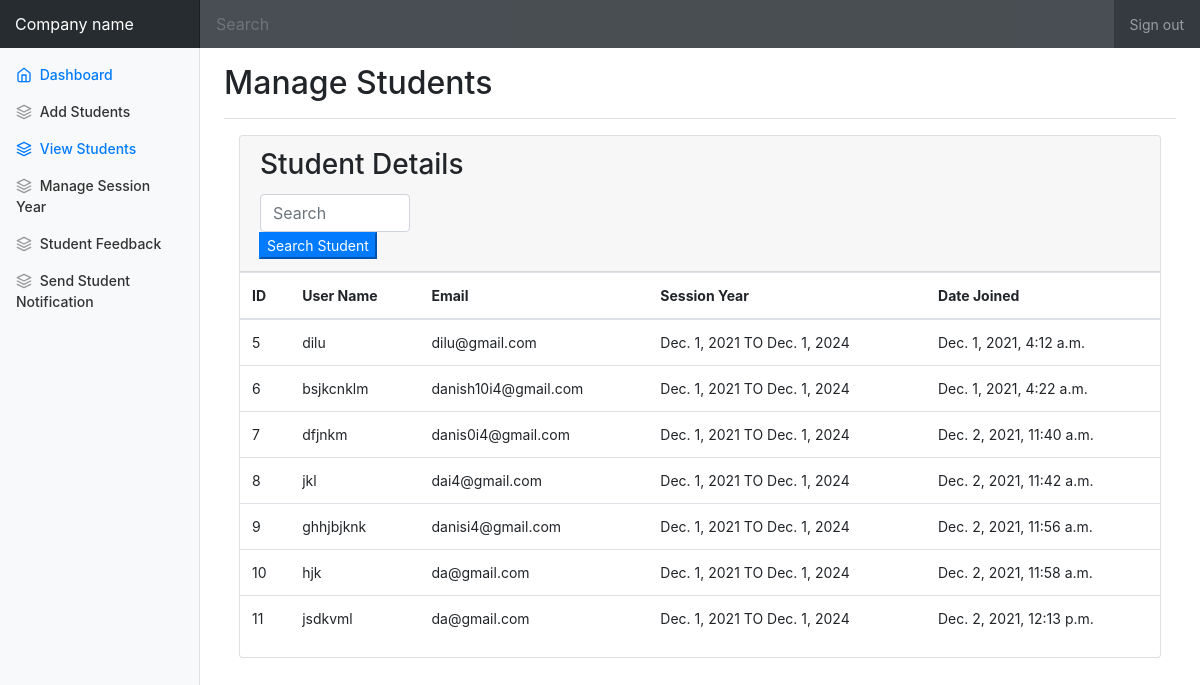
The app's page /manage_student with its own data.
### app/models.py (models this page shows)
class Students(models.Model):
    id=models.AutoField(primary_key=True)
    admin=models.OneToOneField(CustomUser,on_delete=models.CASCADE)
    collage=models.CharField(max_length=255)
    phone=models.CharField(max_length=10)
    roll_number=models.CharField(max_length=4)
    session_year_id=models.ForeignKey(SessionYearModel,on_delete=models.CASCADE)
    created_at=models.DateTimeField(auto_now_add=True)
    updated_at=models.DateTimeField(auto_now_add=True)
    fcm_token=models.TextField(default="")
    objects = models.Manager()

class CustomUser(AbstractUser):
    user_type_data=((1, "HOD"), (2, "Student"))
    user_type = models.CharField(default=1, choices=user_type_data, max_length=10)

class SessionYearModel(models.Model):
    id=models.AutoField(primary_key=True)
    session_start_year=models.DateField()
    session_end_year=models.DateField()
    object=models.Manager()

### app/adminView.py (the view)
# urls.py: path('manage_student', adminView.manage_student,name="manage_student"),
def manage_student(request):
    students=Students.objects.all()
    return render(request,"Admin_Templates/manage_student_template.html",{"students":students})

### app/templates/Admin_Templates/manage_student_template.html (shortened to what this page needs)
{% extends 'Admin_templates/admin_base.html' %}
{% block page_title %}
Manage Students
{% endblock page_title %}
{% block main_content %}
    <section class="content">
      <div class="container-fluid">
           <div class="row">
          <div class="col-12">
            <div class="card">
              <div class="card-header">
                <h3 class="card-title">Student Details</h3>
                <div class="card-tools">
                  <div class="input-group input-group-sm" style="width: 150px;">
                    <form action="{% url 'search' %}" method="get">
                    <input type="text" name="q" class="form-control float-right" placeholder="Search">
                    <div class="input-group-append">
                      <button type="submit" class="btn-primary btn-default">Search Student</button>
                    </div>
                  </form>
                  </div>
                </div>
              </div>
              <div class="card-body table-responsive p-0">
                <table class="table table-hover text-nowrap">
                  <thead>
                    <tr>
                      <th>ID</th>
                      <th>User Name</th>
                      <th>Email</th>
                      <th>Session Year</th>
                      <th>Date Joined</th>
                    </tr>
                  </thead>
                  <tbody>
                  {% for student in students %}
                    <tr>
                      <td>{{ student.admin.id }}</td>
                      <td>{{ student.admin.username }}</td>
                      <td>{{ student.admin.email }}</td>
                      <td>{{ student.session_year_id.session_start_year }} TO {{ student.session_year_id.session_end_year }}</td>
                      <td>{{ student.admin.date_joined }}</td>
                    </tr>
                  {% endfor %}
                  </tbody>
                </table>
              </div>
            </div>
          </div>
        </div>
      </div>
    </section>
{% endblock main_content %}

### app/templates/Admin_Templates/admin_base.html (shortened to what this page needs)
{% load static %}
<!doctype html>
<html lang="en">
  <head>
    <link rel="stylesheet" href="https://code.ionicframework.com/ionicons/2.0.1/css/ionicons.min.css">
    <link href="{% static "css/bootstrap.min.css" %}" rel="stylesheet" >
    <link href="{% static "css/dashboard.css" %}" rel="stylesheet">
  </head>
  <body>
    <nav class="navbar navbar-dark sticky-top bg-dark flex-md-nowrap p-0">
      <a class="navbar-brand col-sm-3 col-md-2 mr-0" href="#">Company name</a>
      <input class="form-control form-control-dark w-100" type="text" placeholder="Search" aria-label="Search">
      <ul class="navbar-nav px-3">
        <li class="nav-item text-nowrap">
          <a class="nav-link" href="{% url 'logout' %}">Sign out</a>
        </li>
      </ul>
    </nav>
    <div class="container-fluid">
      <div class="row">
        {% include 'Admin_Templates/sidebar_template.html' with user=user id=id %}
        <main role="main" class="col-md-9 ml-sm-auto col-lg-10 pt-3 px-4">
          <div class="d-flex justify-content-between flex-wrap flex-md-nowrap align-items-center pb-2 mb-3 border-bottom">
            <h1 class="h2">{% block page_title %}
                {% endblock page_title %}</h1>
          </div>
          {% block main_content %}{% endblock main_content %}
        </main>
      </div>
    </div>
  </body>
</html>

### app/templates/Admin_Templates/sidebar_template.html (shortened to what this page needs)
{% load static %}
<nav class="col-md-2 d-none d-md-block bg-light sidebar">
    <div class="sidebar-sticky">
      <ul class="nav flex-column">
        <li class="nav-item">
          <a class="nav-link active" href="{% url 'admin_home' %}">
            <span data-feather="home"></span>
            Dashboard <span class="sr-only">(current)</span>
          </a>
        </li>
        <li class="nav-item">
          {% url 'add_student' as add_student %}
          <a class="nav-link {% if request.path == add_student %} active {% endif %}" href="{% url 'add_student' %}">
            <span data-feather="layers"></span>
            Add Students
          </a>
        </li>
        <li class="nav-item">
          {% url 'manage_student' as manage_student %}
          {% url 'edit_student' student_id=id as edit_student %}
          <a class="nav-link {% if request.path == manage_student %} active {% endif %} {% if request.path == edit_student %} active {% endif %}"" href="{% url 'manage_student' %}">
            <span data-feather="layers"></span>
            View Students
          </a>
        </li>
        <li class="nav-item">
          <a href="{% url 'manage_session' %}" class="nav-link ">
            <span data-feather="layers"></span>
              Manage Session Year
          </a>
        </li>
        <li class="nav-item">
          {% url 'student_feedback_message' as student_feedback_message %}
         <a href="{% url 'student_feedback_message' %}" class="nav-link {% if request.path == student_feedback_message %} active {% endif %}">
          <span data-feather="layers"></span>
          Student Feedback
         </a>
       </li>
       <li class="nav-item">
        {% url 'admin_send_notification_student' as admin_send_notification_student %}
         <a href="{% url 'admin_send_notification_student' %}" class="nav-link {% if request.path == admin_send_notification_student %} active {% endif %}">
          <span data-feather="layers"></span>
            Send Student Notification
        </a>
      </li>
      </ul>
    </div>
  </nav>

### app/static/css/dashboard.css (style rules this page uses)
body { font-size: .875rem; }
.feather { width: 16px; height: 16px; vertical-align: text-bottom; }
.sidebar { position: fixed; top: 0; bottom: 0; left: 0; z-index: 100; padding: 0; box-shadow: inset -1px 0 0 rgba(0, 0, 0, .1); }
.sidebar-sticky { position: -webkit-sticky; position: sticky; top: 48px; height: calc(100vh - 48px); padding-top: .5rem; overflow-x: hidden; overflow-y: auto; }
.sidebar .nav-link { font-weight: 500; color: #333; }
.sidebar .nav-link .feather { margin-right: 4px; color: #999; }
.sidebar .nav-link.active { color: #007bff; }
.sidebar .nav-link:hover .feather, .sidebar .nav-link.active .feather { color: inherit; }
.navbar-brand { padding-top: .75rem; padding-bottom: .75rem; font-size: 1rem; background-color: rgba(0, 0, 0, .25); box-shadow: inset -1px 0 0 rgba(0, 0, 0, .25); }
.navbar .form-control { padding: .75rem 1rem; border-width: 0; border-radius: 0; }
.form-control-dark { color: #fff; background-color: rgba(255, 255, 255, .1); border-color: rgba(255, 255, 255, .1); }
.border-bottom { border-bottom: 1px solid #e5e5e5; }

### records on screen
Students: admin.id "5", admin.username "dilu", admin.email "dilu@gmail.com", session_year_id.session_start_year "Dec. 1, 2021", session_year_id.session_end_year "Dec. 1, 2024", admin.date_joined "Dec. 1, 2021, 4:12 a.m."
Students: admin.id "6", admin.username "bsjkcnklm", admin.email "danish10i4@gmail.com", session_year_id.session_start_year "Dec. 1, 2021", session_year_id.session_end_year "Dec. 1, 2024", admin.date_joined "Dec. 1, 2021, 4:22 a.m."
Students: admin.id "7", admin.username "dfjnkm", admin.email "danis0i4@gmail.com", session_year_id.session_start_year "Dec. 1, 2021", session_year_id.session_end_year "Dec. 1, 2024", admin.date_joined "Dec. 2, 2021, 11:40 a.m."
Students: admin.id "8", admin.username "jkl", admin.email "dai4@gmail.com", session_year_id.session_start_year "Dec. 1, 2021", session_year_id.session_end_year "Dec. 1, 2024", admin.date_joined "Dec. 2, 2021, 11:42 a.m."
Students: admin.id "9", admin.username "ghhjbjknk", admin.email "danisi4@gmail.com", session_year_id.session_start_year "Dec. 1, 2021", session_year_id.session_end_year "Dec. 1, 2024", admin.date_joined "Dec. 2, 2021, 11:56 a.m."
Students: admin.id "10", admin.username "hjk", admin.email "da@gmail.com", session_year_id.session_start_year "Dec. 1, 2021", session_year_id.session_end_year "Dec. 1, 2024", admin.date_joined "Dec. 2, 2021, 11:58 a.m."
Students: admin.id "11", admin.username "jsdkvml", admin.email "da@gmail.com", session_year_id.session_start_year "Dec. 1, 2021", session_year_id.session_end_year "Dec. 1, 2024", admin.date_joined "Dec. 2, 2021, 12:13 p.m."
